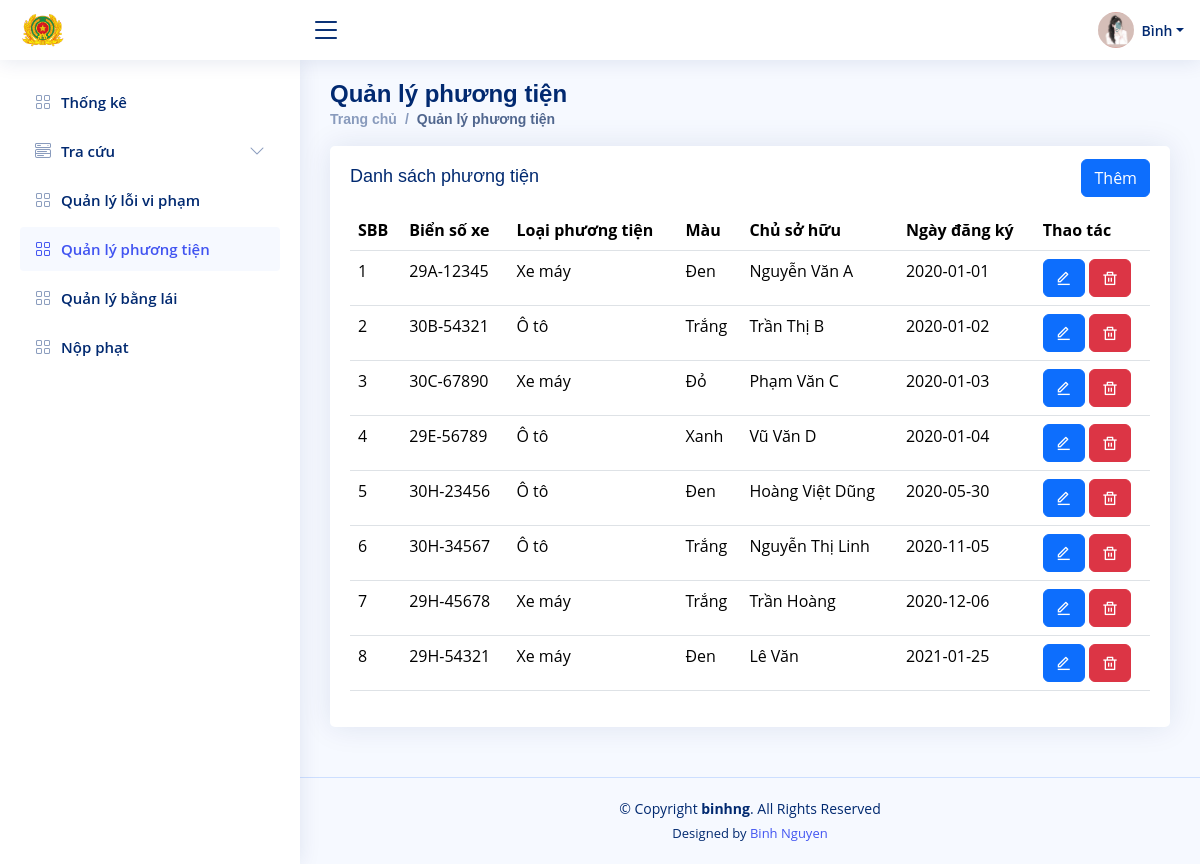
Page /vehicle-management.php (signed in) on the committed database.
### tables this page shows
CREATE TABLE IF NOT EXISTS vehicles (
    vehicle_id INT AUTO_INCREMENT PRIMARY KEY,
    license_plate VARCHAR(20) ,
    owner_name VARCHAR(100) NOT NULL,
    registration_date DATE NOT NULL,
    vehicle_type VARCHAR(50),
    color VARCHAR(50),
    UNIQUE (license_plate)
);

### vehicle-management.php (the view, shortened to what this page needs)
<?php
require_once 'db.php';
$query = "SELECT * FROM vehicles";
$result = mysqli_query($con, $query);
?>
<!DOCTYPE html>
<html lang="vi">
<head>
    <link href="assets/vendor/bootstrap/css/bootstrap.min.css" rel="stylesheet">
    <link href="assets/vendor/bootstrap-icons/bootstrap-icons.css" rel="stylesheet">
    <link href="assets/vendor/boxicons/css/boxicons.min.css" rel="stylesheet">
    <link href="assets/vendor/quill/quill.snow.css" rel="stylesheet">
    <link href="assets/vendor/quill/quill.bubble.css" rel="stylesheet">
    <link href="assets/vendor/remixicon/remixicon.css" rel="stylesheet">
    <link href="assets/vendor/simple-datatables/style.css" rel="stylesheet">
    <link href="assets/css/style.css" rel="stylesheet">
</head>
<body>
    <?php include 'header.php'; ?>
    <?php include 'sidebar.php'; ?>
    <main id="main" class="main">
        <div class="pagetitle">
            <h1>Quản lý phương tiện</h1>
            <nav>
                <ol class="breadcrumb">
                    <li class="breadcrumb-item"><a href="index.html">Trang chủ</a></li>
                    <li class="breadcrumb-item active">Quản lý phương tiện</li>
                </ol>
            </nav>
        </div>
        <section class="section">
            <div class="row">
                <div class="col-lg-12">
                    <div class="card">
                        <div class="card-body">
                            <div class="d-flex justify-content-between">
                                <h5 class="card-title">Danh sách phương tiện</h5>
                                <div class="d-flex align-items-center">
                                    <button class="btn btn-primary" data-bs-toggle="modal"
                                        data-bs-target="#exampleModal">Thêm</button>
                                </div>
                            </div>
                        </div>
                    </div>
                    <table class="table datatable">
                        <thead>
                            <tr>
                                <th>SBB</th>
                                <th>Biển số xe</th>
                                <th>Loại phương tiện</th>
                                <th>Màu</th>
                                <th>Chủ sở hữu</th>
                                <th data-type="date" data-format="YYYY/DD/MM">Ngày đăng ký</th>
                                <th>Thao tác</th>
                            </tr>
                        </thead>
                        <tbody>
                            <tr>
                                <?php
                                while ($row = mysqli_fetch_assoc($result)) {
                                    ?>
                                    <td><?php echo $row['vehicle_id']; ?></td>
                                    <td><?php echo $row['license_plate']; ?></td>
                                    <td><?php echo $row['vehicle_type']; ?></td>
                                    <td><?php echo $row['color']; ?></td>
                                    <td><?php echo $row['owner_name']; ?></td>
                                    <td><?php echo $row['registration_date']; ?></td>
                                    <td>
                                        <a href="#" class="btn btn-primary edit"
                                            data-id="<?php echo $row['vehicle_id']; ?>">
                                            <i class="ri-edit-line"></i>
                                        </a>
                                        <a href="#" class="btn btn-danger delete"
                                            data-id="<?php echo $row['vehicle_id']; ?>">
                                            <i class="ri-delete-bin-line"></i>
                                        </a>
                                    </td>
                                </tr>
                                <?php
                                }
                                ?>
                        </tbody>
                    </table>
                </div>
            </div>
        </section>
    </main>
    <?php include 'footer.php'; ?>
</body>
</html>

### assets/css/style.css (style rules this page uses)
:root { scroll-behavior: smooth; }
body { font-family: "Open Sans", sans-serif; background: #f6f9ff; color: #444444; }
a { color: #4154f1; text-decoration: none; }
h1, h2, h3, h4, h5, h6 { font-family: "Nunito", sans-serif; }
#main { margin-top: 60px; padding: 20px 30px; transition: all 0.3s; }
.pagetitle { margin-bottom: 10px; }
.pagetitle h1 { font-size: 24px; margin-bottom: 0; font-weight: 600; color: #012970; }
.card { margin-bottom: 30px; border: none; border-radius: 5px; box-shadow: 0px 0 30px rgba(1, 41, 112, 0.1); }
.card-title { padding: 20px 0 15px 0; font-size: 18px; font-weight: 500; color: #012970; font-family: "Poppins", sans-serif; }
.card-body { padding: 0 20px 20px 20px; }
.breadcrumb { font-size: 14px; font-family: "Nunito", sans-serif; color: #899bbd; font-weight: 600; }
.breadcrumb a { color: #899bbd; transition: 0.3s; }
.breadcrumb .breadcrumb-item::before { color: #899bbd; }
.breadcrumb .active { color: #51678f; font-weight: 600; }
@media (min-width: 1200px) { #main, #footer { margin-left: 300px; } }

### rows in the picture
vehicles: vehicle_id "1", license_plate "29A-12345", vehicle_type "Xe máy", color "Đen", owner_name "Nguyễn Văn A", registration_date "2020-01-01"
vehicles: vehicle_id "2", license_plate "30B-54321", vehicle_type "Ô tô", color "Trắng", owner_name "Trần Thị B", registration_date "2020-01-02"
vehicles: vehicle_id "3", license_plate "30C-67890", vehicle_type "Xe máy", color "Đỏ", owner_name "Phạm Văn C", registration_date "2020-01-03"
vehicles: vehicle_id "4", license_plate "29E-56789", vehicle_type "Ô tô", color "Xanh", owner_name "Vũ Văn D", registration_date "2020-01-04"
vehicles: vehicle_id "5", license_plate "30H-23456", vehicle_type "Ô tô", color "Đen", owner_name "Hoàng Việt Dũng", registration_date "2020-05-30"
vehicles: vehicle_id "6", license_plate "30H-34567", vehicle_type "Ô tô", color "Trắng", owner_name "Nguyễn Thị Linh", registration_date "2020-11-05"
vehicles: vehicle_id "7", license_plate "29H-45678", vehicle_type "Xe máy", color "Trắng", owner_name "Trần Hoàng", registration_date "2020-12-06"
vehicles: vehicle_id "8", license_plate "29H-54321", vehicle_type "Xe máy", color "Đen", owner_name "Lê Văn", registration_date "2021-01-25"
